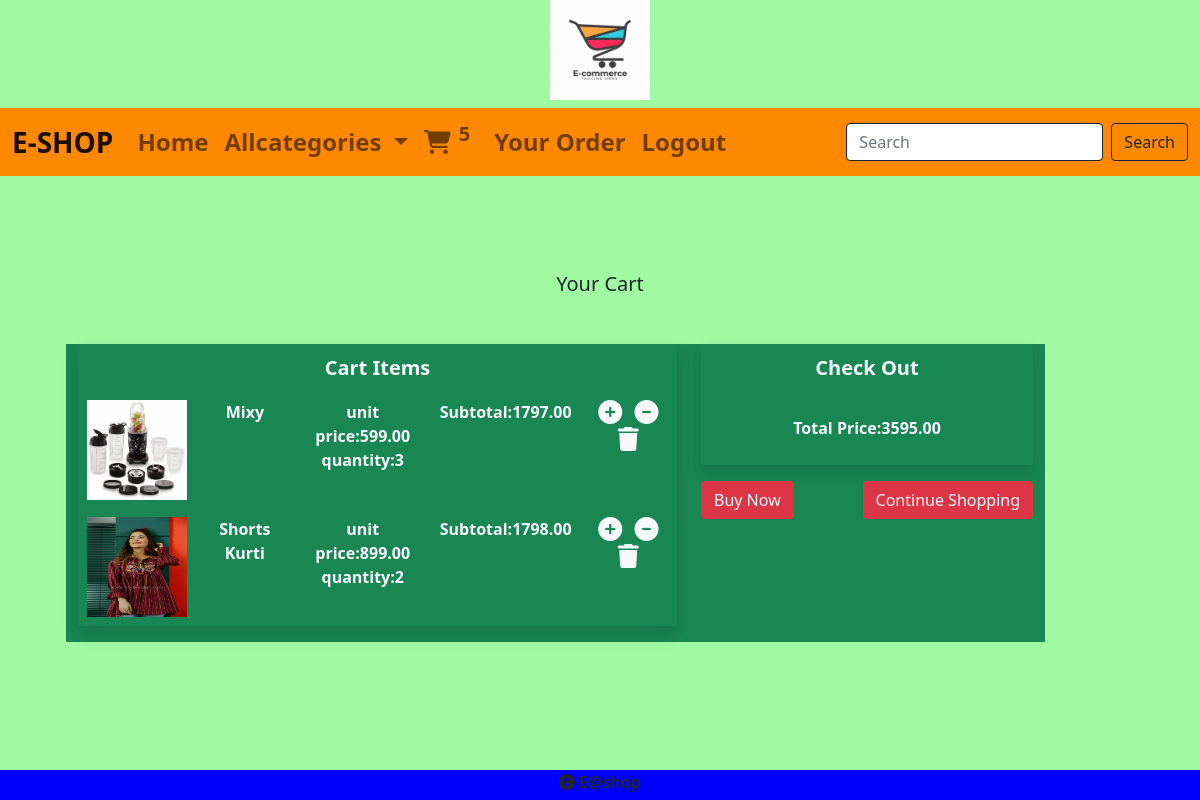
Screenshot of /cart/cartview (signed in) with the database file from the repository.
### cart/models.py (models this page shows)
class Cart(models.Model):
    product=models.ForeignKey(Product,on_delete=models.CASCADE)
    user=models.ForeignKey(User,on_delete=models.CASCADE)
    quantity=models.IntegerField(default=1)
    date=models.DateTimeField(auto_now_add=True)
    def subtotal(self):
       return self.product.price*self.quantity

### shop/models.py (models this page shows, shortened)
class Product(models.Model):
    name = models.CharField(max_length=20)
    desc = models.TextField()
    image = models.ImageField(upload_to="product")
    price=models.DecimalField(max_digits=10,decimal_places=2)
    stock=models.IntegerField()
    available=models.BooleanField(default=True)
    created=models.DateTimeField(auto_now_add=True)
    update=models.DateTimeField(auto_now=True)
    category=models.ForeignKey(Category,on_delete=models.CASCADE)

### cart/views.py (the view)
# urls.py: path('cartview',views.cart_view,name="cartview"),
def cart_view(request):
    u=request.user
    total=0
    c=Cart.objects.filter(user=u)
    for i in c:
        total+=i.quantity * i.product.price
    context={'cart':c,'total':total}
    return render(request,'cart.html',context)

### cart/context_processors.py (called while the page is built)
def count_items(request):
    u=request.user
    count=0
    if request.user.is_authenticated:
        try:
            c=Cart.objects.filter(user=u)
            for i in c:
                count+=i.quantity
        except:
            count=0
    return {'c':count}

### shop/context_processors.py (called while the page is built)
def menu_link(request):
    c=Category.objects.all()
    return {'links':c}

### template/cart.html
{% extends 'base.html' %}
{% load static %}
{% block content %}
<center>
    <div class="container mt-5 p-5" style="margin-bottom:100px;" >
        <div class="row">
            <h3 class="text-center fs-5 mb-5 ">Your Cart</h3>
            <div class="col-7 bg-success">
                <table class="table table-bordered border-1 border-success text-light shadow ">
                    <tr>
                        <th colspan="6" class="text-center fs-5">Cart Items</th>
                    </tr>
                    {% for i in cart %}
                    <tr class="fs-6 fw-bold text-center">
                        <td><img src="{{i.product.image.url}}" height="100px" width="100px"></td>
                        <td>{{i.product.name}}</td>
                        <td>unit price:{{i.product.price}}<br>
                        quantity:{{i.quantity}}</td>
                        <td>Subtotal:{{i.subtotal}}</td>
                        <td>
                            {% if i.product.stock > 0 %}
                            <a href="{% url 'cart:cart' i.product.id %}"><i class="fa fa-plus-circle fs-4 text-light mx-1" aria-hidden="true"></i></a>
                            <a href="{% url 'cart:cartremove' i.product.id %}"><i class="fa fa-minus-circle fs-4 text-light mx-1" aria-hidden="true"></i></a>
                            <a href="{% url 'cart:delete' i.product.id %}"><i class="fa fa-trash fs-4 text-light mx-1" aria-hidden="true"></i></a>
                            {% else %}
                            <a href="{% url 'cart:cartremove' i.product.id %}"><i class="fa fa-minus-circle fs-4 text-light mx-1" aria-hidden="true"></i></a>
                            <a href="{% url 'cart:delete' i.product.id %}"><i class="fa fa-trash fs-4 text-light mx-1" aria-hidden="true"></i></a>
                            {% endif %}
                        </td>
                    </tr>
                    {% endfor %}
                </table>
            </div>
            <div class="col-4 bg-success">
                <table class="table table-bordered border-1 border-success shadow text-light ">
                    <tr>
                        <th colspan="4" class="text-center fs-5 p4">Check Out</th>
                    </tr>
                    <tr>
                        <td class="text-center fw-bold p-4">Total Price:{{total}}</td>
                    </tr>
                </table>
                <div class="d-flex justify-content-between fw-bold">
                <a href="{% url 'cart:ordernow' %}" class="btn btn-danger text-light">Buy Now</a>
                    <a href="{% url 'shop:allcategories' %}" class="btn btn-danger text-light">Continue Shopping</a>
                </div>
            </div>
        </div>
    </div>
{% endblock %}

### static/css/style.css (style rules this page uses)
body { background-color:#9FFAA2; }

### rows the page displays
Cart: product.image (picture), product.name "Mixy", product.price "599.00", quantity "3", subtotal "1797.00"
Cart: product.image (picture), product.name "Shorts Kurti", product.price "899.00", quantity "2", subtotal "1798.00"

### other values shown
{{ c }} "5"
{{ total }} "3595.00"
